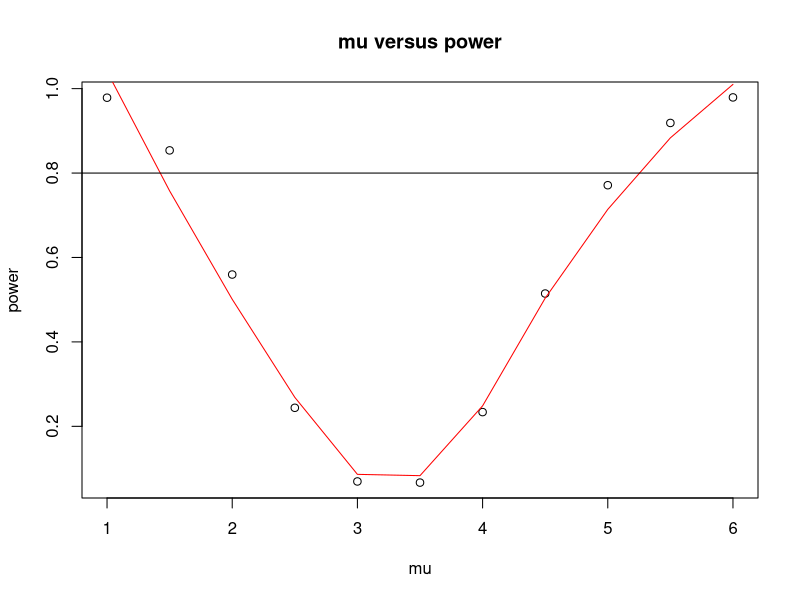

Source code (R):
# Problem 1
# a)
B <- 10000
mu0 <- 3
mu <- seq(1,6,0.5)
power <- double(length(mu))
m = 10
for(i in 1:length(mu)){
alpha <- 0.05
# generate B random samples of size m from the Gamma(mu,1) distribution.
xb <- rgamma(m*B, shape=mu[i], scale=1)
# store the b-th random sample in the b-th row of the matrix.
xbmat <- matrix(xb, nrow=B, ncol=m)
# apply() function calculates the test statistic value for each row.
tb <- apply(xbmat, 1, function(x){t.test(x, mu=mu0)$statistic})
power[i] <- mean(abs(tb) > qt((alpha/2), df=(m-1), lower.tail=FALSE))
}
power

# b)
curve <- predict(loess(power~mu))
plot(mu,power,main="mu versus power")
lines(mu,curve,col="red")
abline(h=0.8)

# c)
# To get a power of the test = 0.8, you would need mu_a to be around 1.7 and mu_b to be 5.2

# Problem 2.
# d)
# Semi-parametric bootstrap for median estimation of variance for Exp(3)
m <- 10
# create B = 10000 resamples.
B <- 10000
thetas <- replicate(B, expr = {
	x <- rexp(m, rate = 1/3)
	median(x)
	})
# variance estimation
var(thetas)

# e)
# Semi-parametric bootstrap for mean estimation of variance for Exp(3)
m <- 10
# create B = 10000 resamples.
B <- 10000
thetas <- replicate(B, expr = {
	x <- rexp(m, rate = 1/3)
	mean(x)
	})
# variance estimation
var(thetas)

# bias estimation
mean(thetas) - 3

# Problem 3.
# 95% nonparametric percentile bootstrap-based CI.
install.packages("boot")
library(boot)
sample <- c(3, 5, 7, 18, 43, 85, 91, 98, 100, 130, 230, 487)
theta <- mean(sample)
B <- 1000
mean.fun <- function(x, i){return(mean(x[i]))}
results <- boot(data=sample, statistic=mean.fun, R=B)
thetas <- results$t
quantile(thetas, probs=c(0.025, 0.975))

#      2.5%     97.5% 
# 44.82708 186.01458 

# 95% semiparametric percentile bootstrap-based CI.
sample <- c(3, 5, 7, 18, 43, 85, 91, 98, 100, 130, 230, 487)
lambda <- mean(sample)
m <- 10
# create B = 10000 resamples.
B <- 10000
thetas <- replicate(B, expr = {
	x <- rexp(m, rate = 1/lambda)
	mean(x)
	})
quantile(thetas, probs=c(0.025, 0.975))

#     2.5%     97.5% 
# 52.59618 185.19365 


# 95% bootstrap t CI.

### Example 7.12 (Bootstrap t confidence interval)
    boot.t.ci <-
    function(x, B = 1000, R = 200, level = .95, statistic){
        #compute the bootstrap t CI
        x <- as.matrix(x);  n <- nrow(x)
        stat <- numeric(B); se <- numeric(B)

        boot.se <- function(x, R, f) {
            #local function to compute the bootstrap
            #estimate of standard error for statistic f(x)
            x <- as.matrix(x); m <- nrow(x)
            th <- replicate(R, expr = {
                i <- sample(1:m, size = m, replace = TRUE)
                f(x[i, ])
                })
            return(sd(th))
        }

        for (b in 1:B) {
            j <- sample(1:n, size = n, replace = TRUE)
            y <- x[j, ]
            stat[b] <- statistic(y)
            se[b] <- boot.se(y, R = R, f = statistic)
        }
        stat0 <- statistic(x)
        t.stats <- (stat - stat0) / se
        se0 <- sd(stat)
        alpha <- 1 - level
        Qt <- quantile(t.stats, c(alpha/2, 1-alpha/2), type = 1)
        names(Qt) <- rev(names(Qt))
        CI <- rev(stat0 - Qt * se0)
    }

stat <- function(dat) {
	mean(dat) }
x <- c(3, 5, 7, 18, 43, 85, 91, 98, 100, 130, 230, 487)
a <-
    boot.t.ci(x, B = 1000, R = 200, level = .95, statistic=stat)

#     2.5%     97.5% 
# 43.79429 287.11852 